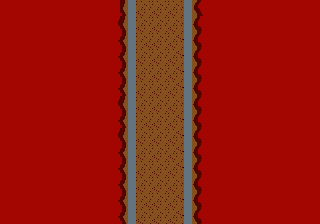

Rendered tile map (Tiled .tmx) drawn with the repository's tilesets; below, a short description and the full map source, tile grids included:
An orthogonal 40x28 tile map with 8x8 px tiles, 2 tile layers (gfx, walls) and 3 objects (3x Enemy).

<map version="1.10" tiledversion="1.10.2" orientation="orthogonal" renderorder="right-down" width="40" height="28" tilewidth="8" tileheight="8" infinite="0" nextlayerid="6" nextobjectid="14">
 <tileset firstgid="1" source="fire-temple.tsx" />
 <layer id="1" name="gfx" width="40" height="28">
  <data encoding="csv">
1,1,29,29,29,29,1,1,1,1,1,1,1,1,1,70,71,109,110,107,108,109,110,61,96,97,1,1,1,1,1,1,1,1,1,1,1,1,1,1,
1,1,29,29,29,29,1,1,29,29,29,29,29,1,1,87,88,126,127,124,125,126,127,78,113,114,1,1,1,1,1,1,1,29,1,1,1,1,1,1,
1,1,29,29,29,29,29,29,29,29,29,29,29,1,69,70,71,75,76,73,74,75,76,95,96,29,29,29,29,1,1,7,29,29,29,29,1,1,1,1,
1,1,29,29,29,29,29,29,29,29,29,29,29,1,86,87,88,92,93,90,91,92,77,78,79,80,29,29,29,1,1,29,29,29,29,29,29,1,1,1,
1,1,29,29,29,29,29,29,29,29,29,29,29,1,103,104,105,109,110,107,108,109,94,95,96,97,29,29,29,1,1,29,29,1,1,1,1,1,1,1,
1,1,29,29,29,29,29,29,29,29,29,29,29,1,86,87,88,57,58,56,57,58,77,78,79,80,29,29,29,1,1,1,1,1,1,1,1,1,1,1,
1,1,29,29,29,29,29,29,29,29,29,29,1,1,103,104,105,75,76,73,74,75,94,95,96,97,29,29,29,29,29,1,1,1,1,1,1,1,1,1,
1,1,29,29,29,29,29,29,29,29,29,29,1,1,86,87,88,92,93,90,91,92,77,78,79,80,29,29,29,29,29,1,1,1,1,1,1,1,1,1,
1,1,1,29,29,29,29,29,1,29,29,1,1,29,103,104,105,109,110,107,108,109,94,95,96,97,29,29,29,29,29,29,1,1,29,29,29,29,29,1,
1,1,1,103,29,29,29,29,1,29,29,29,29,29,86,87,88,126,127,124,125,126,77,78,79,80,29,29,29,29,29,29,29,29,29,29,1,29,29,29,
1,1,1,1,29,29,29,29,1,29,29,29,29,29,103,104,105,75,76,73,74,75,94,95,96,97,29,29,29,29,29,29,29,29,29,29,1,29,29,29,
1,1,1,29,29,29,29,1,1,29,29,29,29,29,86,87,88,124,125,126,127,126,77,78,79,80,29,29,29,29,29,29,29,29,29,29,1,29,29,29,
1,1,1,29,29,29,29,1,29,29,29,29,29,29,69,70,71,75,76,73,74,75,76,95,96,97,29,29,29,29,29,29,29,29,29,29,1,29,29,29,
1,1,1,29,29,29,29,29,29,29,29,29,29,29,86,87,88,92,93,90,91,92,77,78,79,80,29,29,29,29,29,29,29,29,29,29,1,29,29,29,
1,1,1,29,29,29,29,29,29,29,29,29,29,29,103,104,105,109,110,107,108,109,94,95,96,97,29,29,29,29,29,29,29,29,29,29,1,29,29,29,
1,1,1,29,29,29,29,29,29,29,29,29,29,29,86,87,88,57,58,56,57,58,77,78,79,80,29,29,29,29,1,29,29,29,29,29,1,29,29,29,
1,1,1,29,29,29,29,29,29,29,29,29,29,29,69,70,71,75,76,73,74,75,94,95,96,97,29,29,29,29,1,1,29,29,29,29,1,29,29,29,
1,1,1,29,29,29,29,29,29,29,29,29,29,29,86,87,88,92,93,90,91,92,77,78,79,80,29,29,29,29,1,1,29,29,29,29,29,29,29,29,
1,1,1,29,29,29,29,29,29,29,29,29,29,29,103,104,105,75,76,73,74,75,94,95,96,97,29,29,29,29,1,1,29,29,29,29,29,29,29,29,
1,1,1,29,29,29,29,29,29,29,29,29,29,29,86,87,88,92,93,90,91,92,77,78,79,80,29,29,29,29,29,1,29,29,29,29,29,29,29,29,
1,1,1,29,29,29,29,29,29,29,29,29,29,29,103,104,105,109,110,107,108,109,94,95,96,97,29,29,29,29,29,29,29,29,29,29,29,193,194,192,
1,1,1,29,29,29,29,29,29,29,29,29,29,29,86,87,88,126,127,124,125,126,77,78,79,80,29,29,29,29,29,29,29,29,29,29,29,1,1,1,
1,1,1,29,29,29,29,29,29,29,29,29,29,29,103,104,105,75,76,73,74,75,76,95,96,97,29,29,29,29,29,29,29,29,29,29,29,1,1,1,
1,1,1,29,29,29,29,29,29,29,29,29,29,29,86,87,88,92,93,90,91,92,77,78,79,80,29,29,29,29,29,29,29,29,29,29,29,1,1,1,
1,1,1,29,29,29,29,29,29,29,29,29,29,29,103,104,105,109,110,107,108,109,94,95,96,97,29,29,29,29,29,29,1,29,29,29,29,1,1,1,
1,1,1,29,29,29,29,29,29,29,29,29,29,29,86,87,88,57,58,56,57,58,77,78,79,80,193,194,192,193,194,194,1,1,1,29,29,1,1,1,
1,1,1,29,29,29,29,29,29,29,29,29,1,1,103,104,105,75,76,73,74,75,94,95,96,97,1,1,1,1,1,1,1,1,1,1,1,1,1,1,
1,1,1,1,1,1,1,1,1,1,1,1,1,1,86,87,88,92,93,90,91,92,77,78,79,80,1,1,1,1,1,1,1,1,1,1,1,1,1,1
</data>
 </layer>
 <layer id="2" name="walls" width="40" height="28">
  <data encoding="csv">
0,0,0,0,0,0,0,0,0,0,0,0,0,0,0,0,34,0,0,0,0,0,0,34,0,0,0,0,0,0,0,0,0,0,0,0,0,0,0,0,
0,0,0,0,0,0,0,0,0,0,0,0,0,0,0,0,34,0,0,0,0,0,0,34,0,0,0,0,0,0,0,0,0,0,0,0,0,0,0,0,
0,0,0,0,0,0,0,0,0,0,0,0,0,0,0,0,34,0,0,0,0,0,0,34,0,0,0,0,0,0,0,0,0,0,0,0,0,0,0,0,
0,0,0,0,0,0,0,0,0,0,0,0,0,0,0,0,34,0,0,0,0,0,0,34,0,0,0,0,0,0,0,0,0,0,0,0,0,0,0,0,
0,0,0,0,0,0,0,0,0,0,0,0,0,0,0,0,34,0,0,0,0,0,0,34,0,0,0,0,0,0,0,0,0,0,0,0,0,0,0,0,
0,0,0,0,0,0,0,0,0,0,0,0,0,0,0,0,34,0,0,0,0,0,0,34,0,0,0,0,0,0,0,0,0,0,0,0,0,0,0,0,
0,0,0,0,0,0,0,0,0,0,0,0,0,0,0,0,34,0,0,0,0,0,0,34,0,0,0,0,0,0,0,0,0,0,0,0,0,0,0,0,
0,0,0,0,0,0,0,0,0,0,0,0,0,0,0,0,34,0,0,0,0,0,0,34,0,0,0,0,0,0,0,0,0,0,0,0,0,0,0,0,
0,0,0,0,0,0,0,0,0,0,0,0,0,0,0,0,34,0,0,0,0,0,0,34,0,0,0,0,0,0,0,0,0,0,0,0,0,0,0,0,
0,0,0,0,0,0,0,0,0,0,0,0,0,0,0,0,34,0,0,0,0,0,0,34,0,0,0,0,0,0,0,0,0,0,0,0,0,0,0,0,
0,0,0,0,0,0,0,0,0,0,0,0,0,0,0,0,34,0,0,0,0,0,0,34,0,0,0,0,0,0,0,0,0,0,0,0,0,0,0,0,
0,0,0,0,0,0,0,0,0,0,0,0,0,0,0,0,34,0,0,0,0,0,0,34,0,0,0,0,0,0,0,0,0,0,0,0,0,0,0,0,
0,0,0,0,0,0,0,0,0,0,0,0,0,0,0,0,34,0,0,0,0,0,0,34,0,0,0,0,0,0,0,0,0,0,0,0,0,0,0,0,
0,0,0,0,0,0,0,0,0,0,0,0,0,0,0,0,34,0,0,0,0,0,0,34,0,0,0,0,0,0,0,0,0,0,0,0,0,0,0,0,
0,0,0,0,0,0,0,0,0,0,0,0,0,0,0,0,34,0,0,0,0,0,0,34,0,0,0,0,0,0,0,0,0,0,0,0,0,0,0,0,
0,0,0,0,0,0,0,0,0,0,0,0,0,0,0,0,34,0,0,0,0,0,0,34,0,0,0,0,0,0,0,0,0,0,0,0,0,0,0,0,
0,0,0,0,0,0,0,0,0,0,0,0,0,0,0,0,34,0,0,0,0,0,0,34,0,0,0,0,0,0,0,0,0,0,0,0,0,0,0,0,
0,0,0,0,0,0,0,0,0,0,0,0,0,0,0,0,34,0,0,0,0,0,0,34,0,0,0,0,0,0,0,0,0,0,0,0,0,0,0,0,
0,0,0,0,0,0,0,0,0,0,0,0,0,0,0,0,34,0,0,0,0,0,0,34,0,0,0,0,0,0,0,0,0,0,0,0,0,0,0,0,
0,0,0,0,0,0,0,0,0,0,0,0,0,0,0,0,34,0,0,0,0,0,0,34,0,0,0,0,0,0,0,0,0,0,0,0,0,0,0,0,
0,0,0,0,0,0,0,0,0,0,0,0,0,0,0,0,34,0,0,0,0,0,0,34,0,0,0,0,0,0,0,0,0,0,0,0,0,0,0,0,
0,0,0,0,0,0,0,0,0,0,0,0,0,0,0,0,34,0,0,0,0,0,0,34,0,0,0,0,0,0,0,0,0,0,0,0,0,0,0,0,
0,0,0,0,0,0,0,0,0,0,0,0,0,0,0,0,34,0,0,0,0,0,0,34,0,0,0,0,0,0,0,0,0,0,0,0,0,0,0,0,
0,0,0,0,0,0,0,0,0,0,0,0,0,0,0,0,34,0,0,0,0,0,0,34,0,0,0,0,0,0,0,0,0,0,0,0,0,0,0,0,
0,0,0,0,0,0,0,0,0,0,0,0,0,0,0,0,34,0,0,0,0,0,0,34,0,0,0,0,0,0,0,0,0,0,0,0,0,0,0,0,
0,0,0,0,0,0,0,0,0,0,0,0,0,0,0,0,34,0,0,0,0,0,0,34,0,0,0,0,0,0,0,0,0,0,0,0,0,0,0,0,
0,0,0,0,0,0,0,0,0,0,0,0,0,0,0,0,34,0,0,0,0,0,0,34,0,0,0,0,0,0,0,0,0,0,0,0,0,0,0,0,
0,0,0,0,0,0,0,0,0,0,0,0,0,0,0,0,34,0,0,0,0,0,0,34,0,0,0,0,0,0,0,0,0,0,0,0,0,0,0,0
</data>
 </layer>
 <objectgroup id="4" name="objs">
  <object id="11" name="Flameboi" type="Enemy" x="145" y="30">
   <properties>
    <property name="shoots_down" type="bool" value="true" />
   </properties>
   <point />
  </object>
  <object id="12" name="Flameboi" type="Enemy" x="175" y="30">
   <properties>
    <property name="shoots_down" type="bool" value="true" />
   </properties>
   <point />
  </object>
  <object id="13" name="Flameboi" type="Enemy" x="160" y="30">
   <properties>
    <property name="shoots_down" type="bool" value="true" />
   </properties>
   <point />
  </object>
 </objectgroup>
</map>
